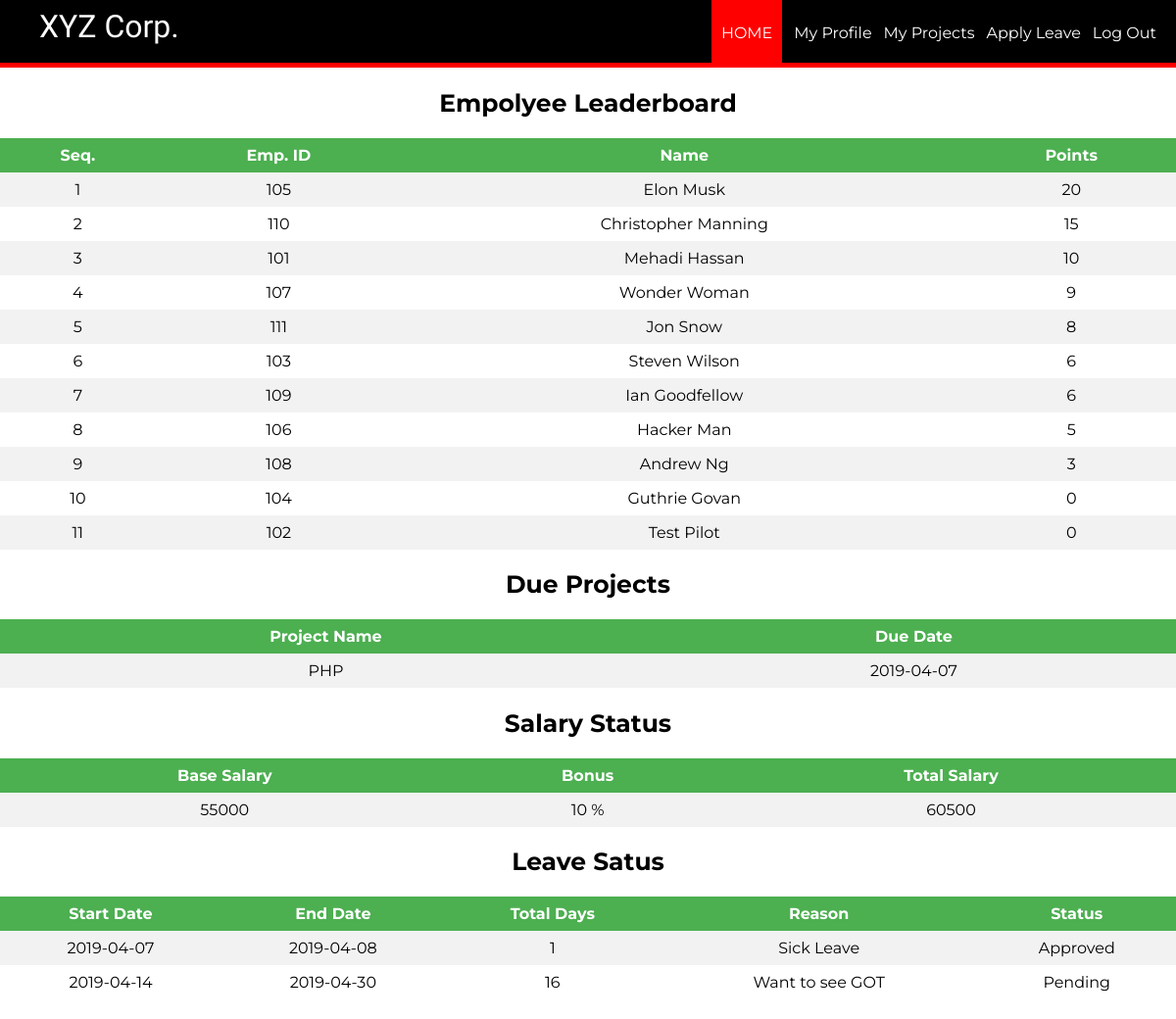
/eloginwel.php?id=101, run on the app's committed database.
### tables this page shows
CREATE TABLE `rank` (
  `eid` int(11) NOT NULL,
  `points` int(11) DEFAULT '0'
);

CREATE TABLE `employee` (
  `id` int(11) NOT NULL,
  `firstName` varchar(100) NOT NULL,
  `lastName` varchar(100) NOT NULL,
  `email` varchar(100) NOT NULL,
  `password` text NOT NULL,
  `birthday` date NOT NULL,
  `gender` varchar(10) NOT NULL,
  `contact` varchar(20) NOT NULL,
  `nid` int(20) NOT NULL,
  `address` varchar(100) DEFAULT NULL,
  `dept` varchar(100) NOT NULL,
  `degree` varchar(100) NOT NULL,
  `pic` text NOT NULL
);

CREATE TABLE `project` (
  `pid` int(11) NOT NULL,
  `eid` int(11) DEFAULT NULL,
  `pname` varchar(100) DEFAULT NULL,
  `duedate` date DEFAULT NULL,
  `subdate` date DEFAULT '0000-00-00',
  `mark` int(11) NOT NULL,
  `status` varchar(50) DEFAULT NULL
);

CREATE TABLE `salary` (
  `id` int(11) NOT NULL,
  `base` int(11) NOT NULL,
  `bonus` int(11) DEFAULT NULL,
  `total` int(11) DEFAULT NULL
);

CREATE TABLE `employee_leave` (
  `id` int(11) DEFAULT NULL,
  `token` int(11) NOT NULL,
  `start` date DEFAULT NULL,
  `end` date DEFAULT NULL,
  `reason` char(100) DEFAULT NULL,
  `status` char(50) DEFAULT NULL
);

### eloginwel.php (the view, shortened to what this page needs)
<?php
	$id = (isset($_GET['id']) ? $_GET['id'] : '');
	$sql = "SELECT id, firstName, lastName,  points FROM employee, rank WHERE rank.eid = employee.id order by rank.points desc";
	$sql1 = "SELECT `pname`, `duedate` FROM `project` WHERE eid = $id and status = 'Due'";
	$sql2 = "Select * From employee, employee_leave Where employee.id = $id and employee_leave.id = $id order by employee_leave.token";
	$sql3 = "SELECT * FROM `salary` WHERE id = $id";
$result = mysqli_query($conn, $sql);
$result1 = mysqli_query($conn, $sql1);
$result2 = mysqli_query($conn, $sql2);
$result3 = mysqli_query($conn, $sql3);
?>
<html>
<head>
	<link rel="stylesheet" type="text/css" href="styleemplogin.css">
</head>
<body>
	<header>
		<nav>
			<h1>XYZ Corp.</h1>
			<ul id="navli">
				<li><a class="homered" href="eloginwel.php?id=<?php echo $id?>"">HOME</a></li>
				<li><a class="homeblack" href="myprofile.php?id=<?php echo $id?>"">My Profile</a></li>
				<li><a class="homeblack" href="empproject.php?id=<?php echo $id?>"">My Projects</a></li>
				<li><a class="homeblack" href="applyleave.php?id=<?php echo $id?>"">Apply Leave</a></li>
				<li><a class="homeblack" href="elogin.html">Log Out</a></li>
			</ul>
		</nav>
	</header>
	<div class="divider"></div>
	<div id="divimg">
	<div>
		    	<h2 style="font-family: 'Montserrat', sans-serif; font-size: 25px; text-align: center;">Empolyee Leaderboard </h2>
    	<table>
			<tr bgcolor="#000">
				<th align = "center">Seq.</th>
				<th align = "center">Emp. ID</th>
				<th align = "center">Name</th>
				<th align = "center">Points</th>
			</tr>
			<?php
				$seq = 1;
				while ($employee = mysqli_fetch_assoc($result)) {
					echo "<tr>";
					echo "<td>".$seq."</td>";
					echo "<td>".$employee['id']."</td>";
					echo "<td>".$employee['firstName']." ".$employee['lastName']."</td>";
					echo "<td>".$employee['points']."</td>";
					$seq+=1;
				}
			?>
		</table>
    	<h2 style="font-family: 'Montserrat', sans-serif; font-size: 25px; text-align: center;">Due Projects</h2>
    	<table>
			<tr>
				<th align = "center">Project Name</th>
				<th align = "center">Due Date</th>
			</tr>
			<?php
				while ($employee1 = mysqli_fetch_assoc($result1)) {
					echo "<tr>";
					echo "<td>".$employee1['pname']."</td>";
					echo "<td>".$employee1['duedate']."</td>";
				}
			?>
		</table>
		<h2 style="font-family: 'Montserrat', sans-serif; font-size: 25px; text-align: center;">Salary Status</h2>
    	<table>
			<tr>
				<th align = "center">Base Salary</th>
				<th align = "center">Bonus</th>
				<th align = "center">Total Salary</th>
			</tr>
			<?php
				while ($employee = mysqli_fetch_assoc($result3)) {
					echo "<tr>";
					echo "<td>".$employee['base']."</td>";
					echo "<td>".$employee['bonus']." %</td>";
					echo "<td>".$employee['total']."</td>";
				}
			?>
		</table>
		<h2 style="font-family: 'Montserrat', sans-serif; font-size: 25px; text-align: center;">Leave Satus</h2>
    	<table>
			<tr>
				<th align = "center">Start Date</th>
				<th align = "center">End Date</th>
				<th align = "center">Total Days</th>
				<th align = "center">Reason</th>
				<th align = "center">Status</th>
			</tr>
			<?php
				while ($employee = mysqli_fetch_assoc($result2)) {
					$date1 = new DateTime($employee['start']);
					$date2 = new DateTime($employee['end']);
					$interval = $date1->diff($date2);
					echo "<tr>";
					echo "<td>".$employee['start']."</td>";
					echo "<td>".$employee['end']."</td>";
					echo "<td>".$interval->days."</td>";
					echo "<td>".$employee['reason']."</td>";
					echo "<td>".$employee['status']."</td>";
				}
			?>
		</table>
<br>
<br>
<br>
<br>
<br>
	</div>
	</div>
</body>
</html>

### styleemplogin.css (style rules this page uses)
body { margin: 0px; }
header { background: black; color: white; padding: 8px 20px 6px 40px; height: 50px; }
header h1 { display: inline; font-family: 'Lobster', cursive; font-weight: 400; font-size: 32px; float: left; margin-top: 0px; margin-right: 10px; }
nav ul { display: inline; padding: 0px; float: right; }
nav ul li { display: inline-block; list-style-type: none; color: white; float: left; margin-left: 12px; }
nav ul li a { color: white; text-decoration: none; }
#navli { font-family: 'Montserrat', sans-serif; }
.homered { background-color: red; padding: 30px 10px 22px 10px; }
.divider { background-color: red; height: 5px; }
table { margin: 0px; border-collapse: collapse; width: 100%; font-family: 'Montserrat', sans-serif; }
th, td { text-align: center; padding: 8px; }
tr:nth-child(even) { background-color: #f2f2f2 }
th { background-color: #4CAF50; color: white; }

### data on the page
rank: eid "105", eid.firstName "Elon", eid.lastName "Musk", points "20"
rank: eid "110", eid.firstName "Christopher", eid.lastName "Manning", points "15"
rank: eid "101", eid.firstName "Mehadi", eid.lastName "Hassan", points "10"
rank: eid "107", eid.firstName "Wonder", eid.lastName "Woman", points "9"
rank: eid "111", eid.firstName "Jon", eid.lastName "Snow", points "8"
rank: eid "103", eid.firstName "Steven", eid.lastName "Wilson", points "6"
rank: eid "109", eid.firstName "Ian", eid.lastName "Goodfellow", points "6"
rank: eid "106", eid.firstName "Hacker", eid.lastName "Man", points "5"
rank: eid "108", eid.firstName "Andrew", eid.lastName "Ng", points "3"
rank: eid "104", eid.firstName "Guthrie", eid.lastName "Govan", points "0"
rank: eid "102", eid.firstName "Test", eid.lastName "Pilot", points "0"
project: pname "PHP", duedate "2019-04-07"
salary: base "55000", bonus "10", total "60500"
employee_leave: start "2019-04-07", end "2019-04-08", start+end "1", reason "Sick Leave", status "Approved"
employee_leave: start "2019-04-14", end "2019-04-30", start+end "16", reason "Want to see GOT", status "Pending"
